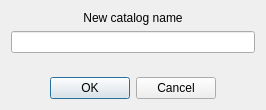
<?xml version="1.0" encoding="UTF-8"?>
<ui version="4.0">
 <class>Dialog</class>
 <widget class="QDialog" name="Dialog">
  <property name="geometry">
   <rect>
    <x>0</x>
    <y>0</y>
    <width>266</width>
    <height>110</height>
   </rect>
  </property>
  <property name="windowTitle">
   <string>Catalog creation</string>
  </property>
  <layout class="QVBoxLayout" name="verticalLayout_2">
   <item>
    <layout class="QVBoxLayout" name="verticalLayout">
     <item>
      <widget class="QLabel" name="label">
       <property name="sizePolicy">
        <sizepolicy hsizetype="Preferred" vsizetype="Fixed">
         <horstretch>0</horstretch>
         <verstretch>0</verstretch>
        </sizepolicy>
       </property>
       <property name="text">
        <string>New catalog name</string>
       </property>
       <property name="alignment">
        <set>Qt::AlignCenter</set>
       </property>
       <property name="openExternalLinks">
        <bool>false</bool>
       </property>
      </widget>
     </item>
     <item>
      <widget class="QLineEdit" name="line_edit"/>
     </item>
     <item>
      <spacer name="verticalSpacer">
       <property name="orientation">
        <enum>Qt::Vertical</enum>
       </property>
       <property name="sizeHint" stdset="0">
        <size>
         <width>20</width>
         <height>40</height>
        </size>
       </property>
      </spacer>
     </item>
    </layout>
   </item>
   <item>
    <widget class="QDialogButtonBox" name="button_box">
     <property name="orientation">
      <enum>Qt::Horizontal</enum>
     </property>
     <property name="standardButtons">
      <set>QDialogButtonBox::Cancel|QDialogButtonBox::Ok</set>
     </property>
     <property name="centerButtons">
      <bool>true</bool>
     </property>
    </widget>
   </item>
  </layout>
 </widget>
 <resources/>
 <connections>
  <connection>
   <sender>button_box</sender>
   <signal>accepted()</signal>
   <receiver>Dialog</receiver>
   <slot>accept()</slot>
   <hints>
    <hint type="sourcelabel">
     <x>248</x>
     <y>254</y>
    </hint>
    <hint type="destinationlabel">
     <x>157</x>
     <y>274</y>
    </hint>
   </hints>
  </connection>
  <connection>
   <sender>button_box</sender>
   <signal>rejected()</signal>
   <receiver>Dialog</receiver>
   <slot>reject()</slot>
   <hints>
    <hint type="sourcelabel">
     <x>316</x>
     <y>260</y>
    </hint>
    <hint type="destinationlabel">
     <x>286</x>
     <y>274</y>
    </hint>
   </hints>
  </connection>
 </connections>
</ui>
